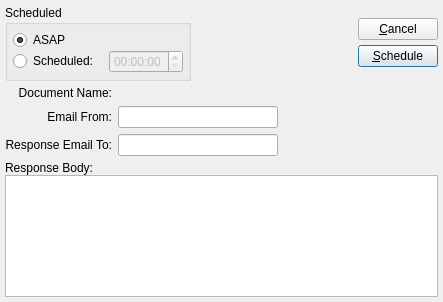
<?xml version="1.0" encoding="UTF-8"?>
<ui version="4.0">
 <comment>This file is part of the xTuple ERP: PostBooks Edition, a free and
open source Enterprise Resource Planning software suite,
Copyright (c) 1999-2018 by OpenMFG LLC, d/b/a xTuple.
It is licensed to you under the Common Public Attribution License
version 1.0, the full text of which (including xTuple-specific Exhibits)
is available at www.xtuple.com/CPAL.  By using this software, you agree
to be bound by its terms.</comment>
 <class>submitReport</class>
 <widget class="QDialog" name="submitReport">
  <property name="geometry">
   <rect>
    <x>0</x>
    <y>0</y>
    <width>443</width>
    <height>302</height>
   </rect>
  </property>
  <property name="windowTitle">
   <string>Schedule Report with xTuple Connect</string>
  </property>
  <layout class="QVBoxLayout">
   <property name="spacing">
    <number>5</number>
   </property>
   <property name="margin">
    <number>5</number>
   </property>
   <item>
    <layout class="QHBoxLayout">
     <property name="spacing">
      <number>7</number>
     </property>
     <property name="margin">
      <number>0</number>
     </property>
     <item>
      <layout class="QHBoxLayout">
       <property name="spacing">
        <number>0</number>
       </property>
       <property name="margin">
        <number>0</number>
       </property>
       <item>
        <widget class="QGroupBox" name="_scheduledGroup">
         <property name="title">
          <string>Scheduled</string>
         </property>
         <layout class="QVBoxLayout">
          <property name="spacing">
           <number>0</number>
          </property>
          <property name="margin">
           <number>5</number>
          </property>
          <item>
           <widget class="QRadioButton" name="_asap">
            <property name="text">
             <string>ASAP</string>
            </property>
            <property name="checked">
             <bool>true</bool>
            </property>
           </widget>
          </item>
          <item>
           <layout class="QHBoxLayout">
            <property name="spacing">
             <number>5</number>
            </property>
            <property name="margin">
             <number>0</number>
            </property>
            <item>
             <widget class="QRadioButton" name="_scheduled">
              <property name="text">
               <string>Scheduled:</string>
              </property>
             </widget>
            </item>
            <item>
             <widget class="DLineEdit" name="_date">
              <property name="enabled">
               <bool>false</bool>
              </property>
             </widget>
            </item>
            <item>
             <widget class="QTimeEdit" name="_time">
              <property name="enabled">
               <bool>false</bool>
              </property>
             </widget>
            </item>
           </layout>
          </item>
         </layout>
        </widget>
       </item>
       <item>
        <spacer>
         <property name="orientation">
          <enum>Qt::Horizontal</enum>
         </property>
         <property name="sizeType">
          <enum>QSizePolicy::Expanding</enum>
         </property>
         <property name="sizeHint" stdset="0">
          <size>
           <width>36</width>
           <height>10</height>
          </size>
         </property>
        </spacer>
       </item>
      </layout>
     </item>
     <item>
      <layout class="QVBoxLayout">
       <property name="spacing">
        <number>0</number>
       </property>
       <property name="margin">
        <number>0</number>
       </property>
       <item>
        <layout class="QVBoxLayout">
         <property name="spacing">
          <number>5</number>
         </property>
         <property name="margin">
          <number>0</number>
         </property>
         <item>
          <widget class="QPushButton" name="_close">
           <property name="text">
            <string>&amp;Cancel</string>
           </property>
          </widget>
         </item>
         <item>
          <widget class="QPushButton" name="_submit">
           <property name="text">
            <string>&amp;Schedule</string>
           </property>
           <property name="autoDefault">
            <bool>true</bool>
           </property>
           <property name="default">
            <bool>true</bool>
           </property>
          </widget>
         </item>
        </layout>
       </item>
       <item>
        <spacer>
         <property name="orientation">
          <enum>Qt::Vertical</enum>
         </property>
         <property name="sizeType">
          <enum>QSizePolicy::Preferred</enum>
         </property>
         <property name="sizeHint" stdset="0">
          <size>
           <width>10</width>
           <height>0</height>
          </size>
         </property>
        </spacer>
       </item>
      </layout>
     </item>
    </layout>
   </item>
   <item>
    <layout class="QGridLayout">
     <property name="margin">
      <number>0</number>
     </property>
     <property name="spacing">
      <number>6</number>
     </property>
     <item row="0" column="1">
      <widget class="QLabel" name="_documentName">
       <property name="sizePolicy">
        <sizepolicy hsizetype="Expanding" vsizetype="Preferred">
         <horstretch>0</horstretch>
         <verstretch>0</verstretch>
        </sizepolicy>
       </property>
       <property name="text">
        <string/>
       </property>
       <property name="alignment">
        <set>Qt::AlignLeading|Qt::AlignLeft|Qt::AlignVCenter</set>
       </property>
      </widget>
     </item>
     <item row="2" column="0">
      <widget class="QLabel" name="_responseEmailLit">
       <property name="text">
        <string>Response Email To:</string>
       </property>
       <property name="alignment">
        <set>Qt::AlignRight|Qt::AlignTrailing|Qt::AlignVCenter</set>
       </property>
      </widget>
     </item>
     <item row="1" column="1">
      <layout class="QHBoxLayout">
       <property name="spacing">
        <number>0</number>
       </property>
       <property name="margin">
        <number>0</number>
       </property>
       <item>
        <widget class="XLineEdit" name="_fromEmail"/>
       </item>
       <item>
        <spacer>
         <property name="orientation">
          <enum>Qt::Horizontal</enum>
         </property>
         <property name="sizeType">
          <enum>QSizePolicy::Expanding</enum>
         </property>
         <property name="sizeHint" stdset="0">
          <size>
           <width>76</width>
           <height>10</height>
          </size>
         </property>
        </spacer>
       </item>
      </layout>
     </item>
     <item row="0" column="0">
      <widget class="QLabel" name="_documentNameLit">
       <property name="text">
        <string>Document Name:</string>
       </property>
       <property name="alignment">
        <set>Qt::AlignRight|Qt::AlignTrailing|Qt::AlignVCenter</set>
       </property>
      </widget>
     </item>
     <item row="1" column="0">
      <widget class="QLabel" name="_fromEmailLit">
       <property name="text">
        <string>Email From:</string>
       </property>
       <property name="alignment">
        <set>Qt::AlignRight|Qt::AlignTrailing|Qt::AlignVCenter</set>
       </property>
      </widget>
     </item>
     <item row="2" column="1">
      <layout class="QHBoxLayout">
       <property name="spacing">
        <number>0</number>
       </property>
       <property name="margin">
        <number>0</number>
       </property>
       <item>
        <widget class="XLineEdit" name="_email"/>
       </item>
       <item>
        <spacer>
         <property name="orientation">
          <enum>Qt::Horizontal</enum>
         </property>
         <property name="sizeType">
          <enum>QSizePolicy::Expanding</enum>
         </property>
         <property name="sizeHint" stdset="0">
          <size>
           <width>76</width>
           <height>10</height>
          </size>
         </property>
        </spacer>
       </item>
      </layout>
     </item>
    </layout>
   </item>
   <item>
    <layout class="QVBoxLayout">
     <property name="spacing">
      <number>0</number>
     </property>
     <property name="margin">
      <number>0</number>
     </property>
     <item>
      <widget class="QLabel" name="_responseBodyLit">
       <property name="text">
        <string>Response Body:</string>
       </property>
       <property name="alignment">
        <set>Qt::AlignLeading|Qt::AlignLeft|Qt::AlignVCenter</set>
       </property>
      </widget>
     </item>
     <item>
      <widget class="QTextEdit" name="_responseBody"/>
     </item>
    </layout>
   </item>
  </layout>
 </widget>
 <layoutdefault spacing="6" margin="11"/>
 <customwidgets>
  <customwidget>
   <class>DLineEdit</class>
   <extends>QWidget</extends>
   <header>datecluster.h</header>
   <container>1</container>
  </customwidget>
  <customwidget>
   <class>XLineEdit</class>
   <extends>QLineEdit</extends>
   <header>xlineedit.h</header>
   <container>1</container>
  </customwidget>
 </customwidgets>
 <tabstops>
  <tabstop>_asap</tabstop>
  <tabstop>_scheduled</tabstop>
  <tabstop>_date</tabstop>
  <tabstop>_time</tabstop>
  <tabstop>_email</tabstop>
  <tabstop>_responseBody</tabstop>
  <tabstop>_submit</tabstop>
  <tabstop>_close</tabstop>
 </tabstops>
 <resources/>
 <connections>
  <connection>
   <sender>_scheduled</sender>
   <signal>toggled(bool)</signal>
   <receiver>_time</receiver>
   <slot>setEnabled(bool)</slot>
   <hints>
    <hint type="sourcelabel">
     <x>20</x>
     <y>20</y>
    </hint>
    <hint type="destinationlabel">
     <x>20</x>
     <y>20</y>
    </hint>
   </hints>
  </connection>
  <connection>
   <sender>_scheduled</sender>
   <signal>toggled(bool)</signal>
   <receiver>_date</receiver>
   <slot>setEnabled(bool)</slot>
   <hints>
    <hint type="sourcelabel">
     <x>20</x>
     <y>20</y>
    </hint>
    <hint type="destinationlabel">
     <x>20</x>
     <y>20</y>
    </hint>
   </hints>
  </connection>
  <connection>
   <sender>_close</sender>
   <signal>clicked()</signal>
   <receiver>submitReport</receiver>
   <slot>reject()</slot>
   <hints>
    <hint type="sourcelabel">
     <x>20</x>
     <y>20</y>
    </hint>
    <hint type="destinationlabel">
     <x>20</x>
     <y>20</y>
    </hint>
   </hints>
  </connection>
 </connections>
</ui>
